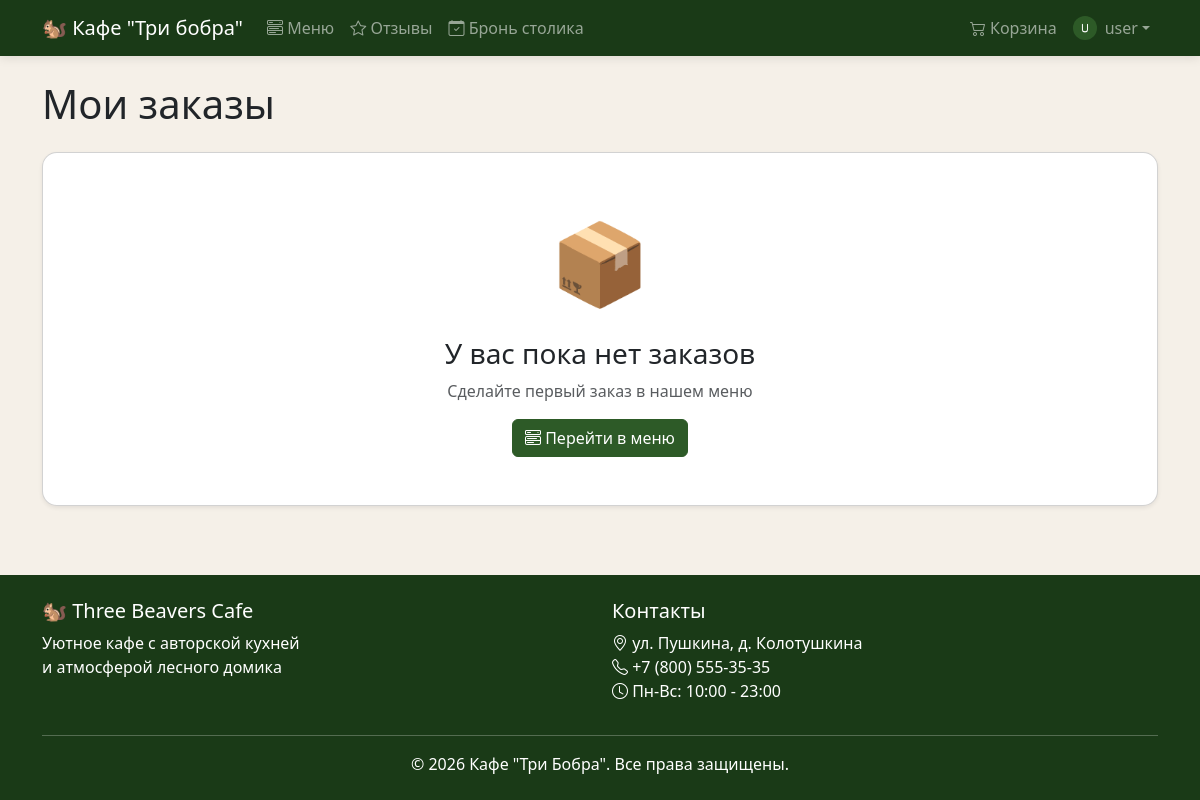
Page /orders (signed in) on the earlier database version.
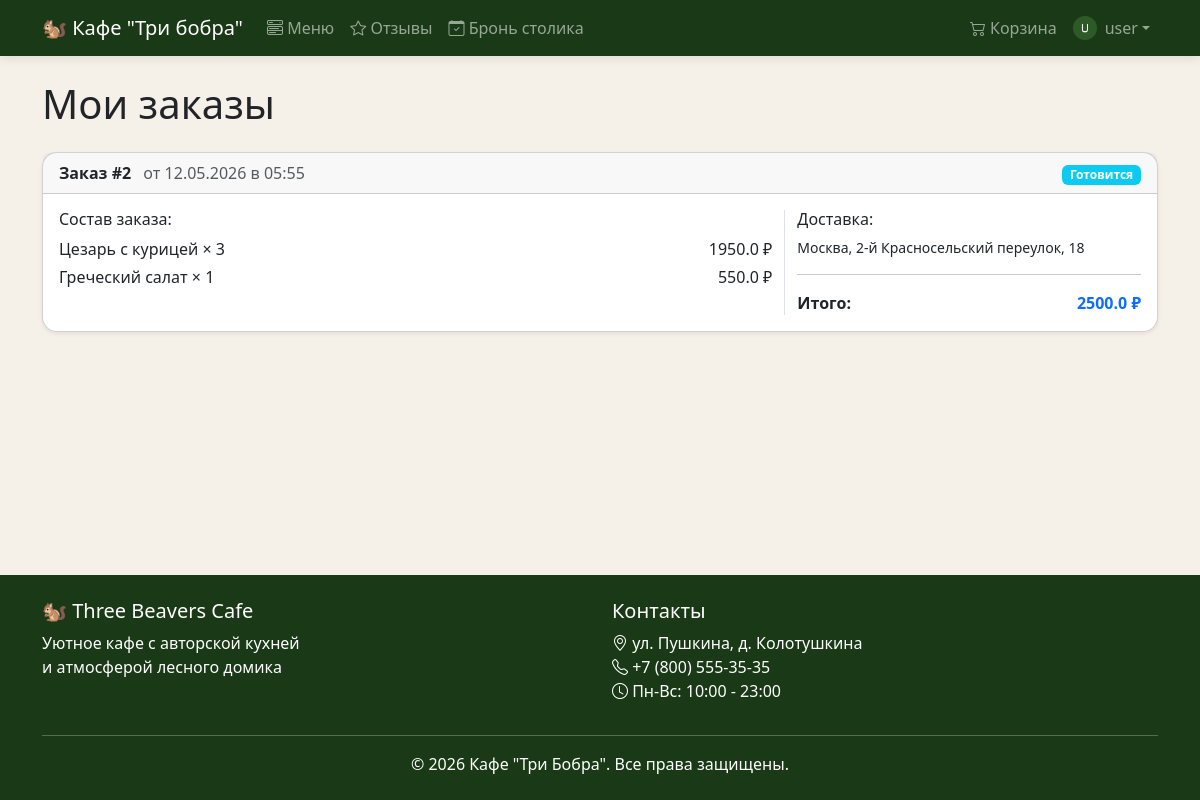
Same page on the later database version.
### models.py (models this page shows)
class Order(db.Model):
    id = db.Column(db.Integer, primary_key=True)
    user_id = db.Column(db.Integer, db.ForeignKey("user.id"), nullable=False)
    total_price = db.Column(db.Float, nullable=False)
    status = db.Column(db.String(20), default="new")
    delivery_address = db.Column(db.String(300), nullable=True)
    latitude = db.Column(db.Float, nullable=True)
    longitude = db.Column(db.Float, nullable=True)
    created_at = db.Column(db.DateTime, default=datetime.utcnow)
    items = db.relationship("OrderItem", backref="order", lazy=True)

class OrderItem(db.Model):
    id = db.Column(db.Integer, primary_key=True)
    order_id = db.Column(db.Integer, db.ForeignKey("order.id", ondelete="CASCADE"), nullable=False)
    menu_item_id = db.Column(db.Integer, db.ForeignKey("menu_item.id"), nullable=False)
    quantity = db.Column(db.Integer, nullable=False)
    price_per_unit = db.Column(db.Float, nullable=False)
    menu_item = db.relationship("MenuItem")

class MenuItem(db.Model):
    id = db.Column(db.Integer, primary_key=True)
    name = db.Column(db.String(100), nullable=False)
    description = db.Column(db.Text, nullable=True)
    price = db.Column(db.Float, nullable=False)
    image_url = db.Column(db.String(300), default="default-food.jpg")
    available = db.Column(db.Boolean, default=True)
    category_id = db.Column(db.Integer, db.ForeignKey("category.id"), nullable=False)

### routes/orders.py (the view)
@orders_bp.route("/orders")
@login_required
def orders():
    user_orders = Order.query.filter_by(user_id=current_user.id).order_by(Order.created_at.desc()).all()
    cart_count = sum(item.quantity for item in current_user.cart_items)
    return render_template("orders.html", orders=user_orders, cart_count=cart_count)

### templates/orders.html (shortened to what this page needs)
{% extends "base.html" %}
{% block content %}
<div class="container">
    <h1 class="mb-4">Мои заказы</h1>
    {% if orders %}
    <div class="row">
        {% for order in orders %}
        <div class="col-12 mb-3">
            <div class="card shadow-sm">
                <div class="card-header d-flex justify-content-between align-items-center">
                    <div>
                        <strong>Заказ #{{ order.id }}</strong>
                        <span class="text-muted ms-2">
                            от {{ order.created_at.strftime('%d.%m.%Y в %H:%M') }}
                        </span>
                    </div>
                    <div>
                        <span class="badge
                            {% if order.status == 'new' %}bg-warning
                            {% elif order.status == 'preparing' %}bg-info
                            {% elif order.status == 'ready' %}bg-success
                            {% elif order.status == 'cancelled' %}bg-danger
                            {% elif order.status == 'delivered' %}bg-primary
                            {% endif %}">
                            {% if order.status == 'new' %}Новый
                            {% elif order.status == 'preparing' %}Готовится
                            {% elif order.status == 'ready' %}Готов
                            {% elif order.status == 'cancelled' %}Отменён
                            {% elif order.status == 'delivered' %}Доставлен
                            {% endif %}
                        </span>
                    </div>
                </div>
                <div class="card-body">
                    <div class="row">
                        <div class="col-md-8">
                            <h6>Состав заказа:</h6>
                            {% for item in order.items %}
                            <div class="d-flex justify-content-between mb-1">
                                <span>{{ item.menu_item.name }} × {{ item.quantity }}</span>
                                <span>{{ item.price_per_unit * item.quantity }} ₽</span>
                            </div>
                            {% endfor %}
                        </div>
                        <div class="col-md-4 border-start">
                            <h6>Доставка:</h6>
                            <p class="mb-1 small">{{ order.delivery_address }}</p>
                            <hr>
                            <div class="d-flex justify-content-between fw-bold">
                                <span>Итого:</span>
                                <span class="text-primary">{{ order.total_price }} ₽</span>
                            </div>
                        </div>
                    </div>
                </div>
            </div>
        </div>
        {% endfor %}
    </div>
    {% else %}
    <div class="card shadow-sm">
        <div class="card-body text-center py-5">
            <span style="font-size: 80px;">📦</span>
            <h3 class="mt-3">У вас пока нет заказов</h3>
            <p class="text-muted">Сделайте первый заказ в нашем меню</p>
            <a href="{{ url_for('menu.menu') }}" class="btn btn-primary">
                <i class="bi bi-menu-button-wide"></i> Перейти в меню
            </a>
        </div>
    </div>
    {% endif %}
</div>
{% endblock %}

Differences in the rows shown:
added Order: id "2", created_at "12.05.2026 в 05:55", status "Готовится", delivery_address "Москва, 2-й Красносельский переулок, 18", total_price "2500.0"
added OrderItem: menu_item.name "Цезарь с курицей", quantity "3", item.price_per_unit*item.quantity "1950.0"
added OrderItem: menu_item.name "Греческий салат", quantity "1", item.price_per_unit*item.quantity "550.0"
Other differences:
text no longer shown: "📦 У вас пока нет заказов Сделайте первый заказ в нашем меню Перейти в меню"
